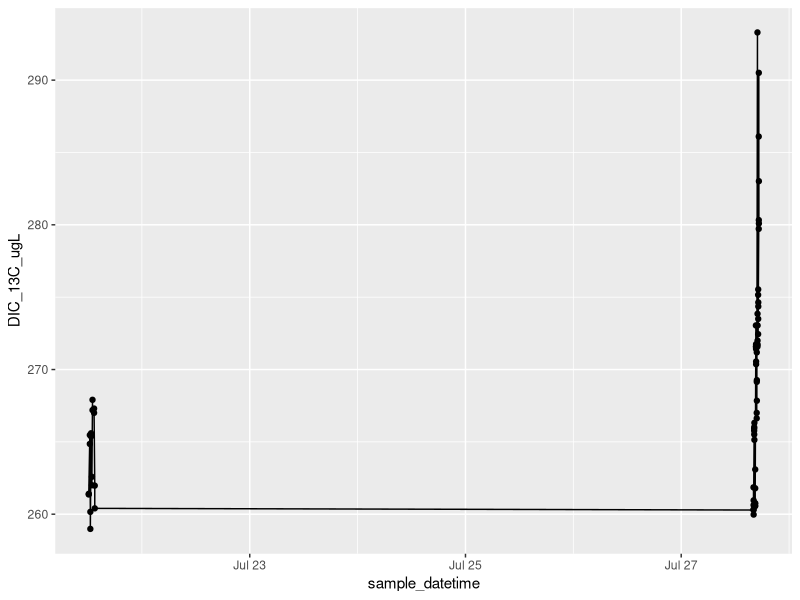
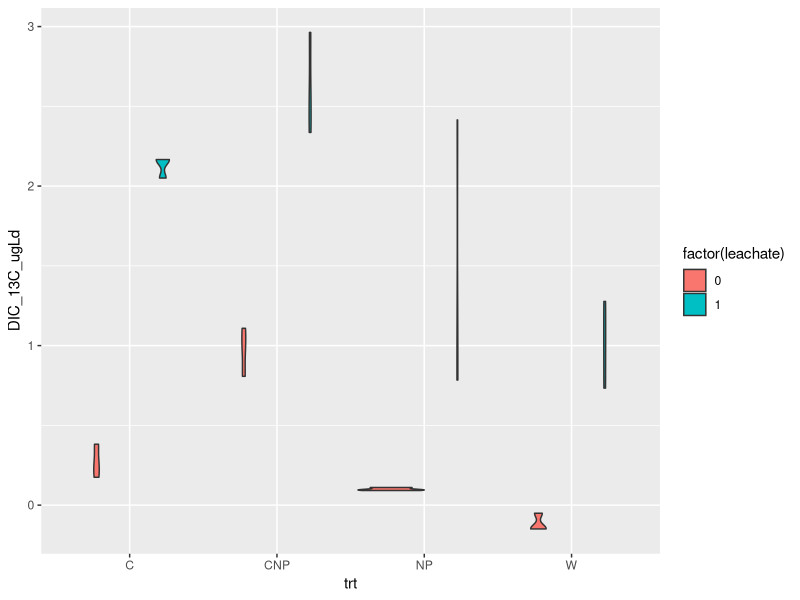
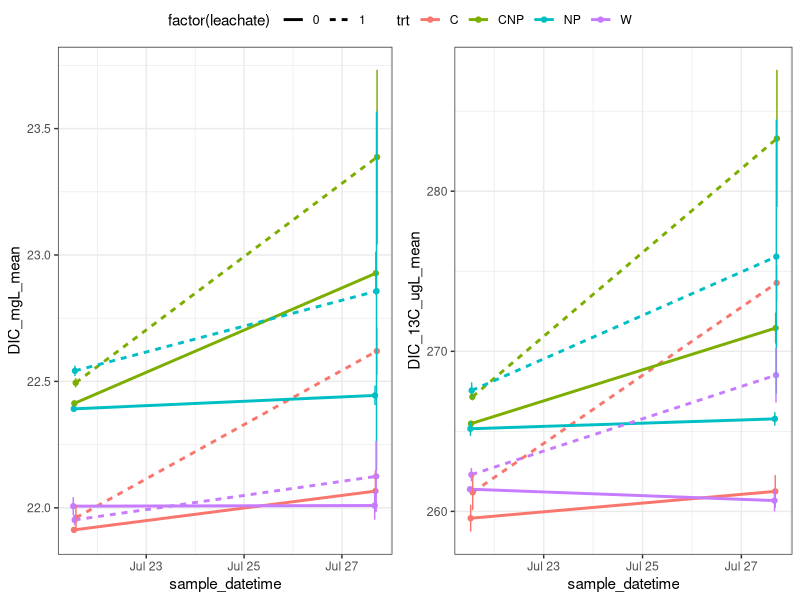
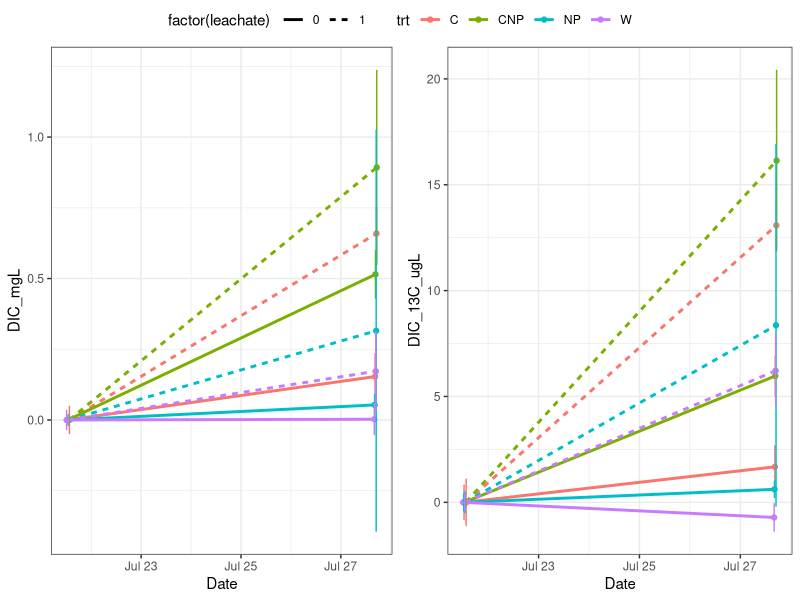
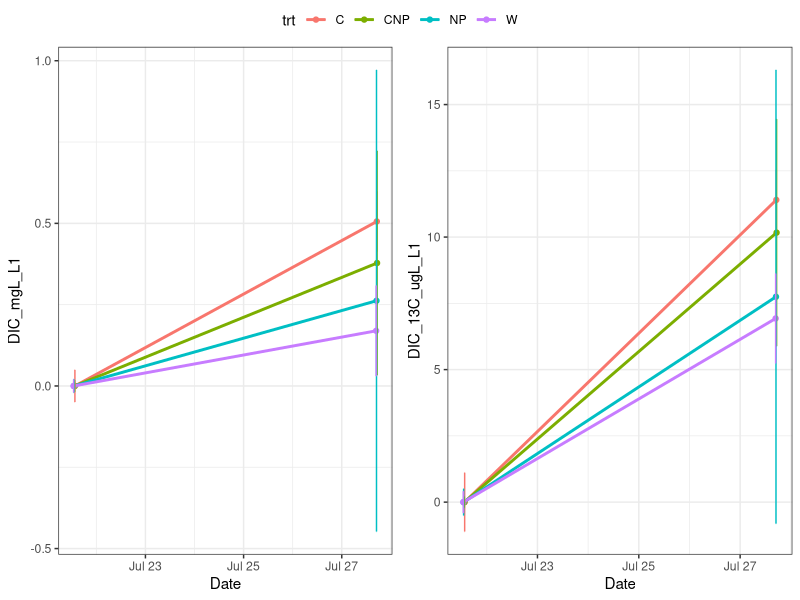
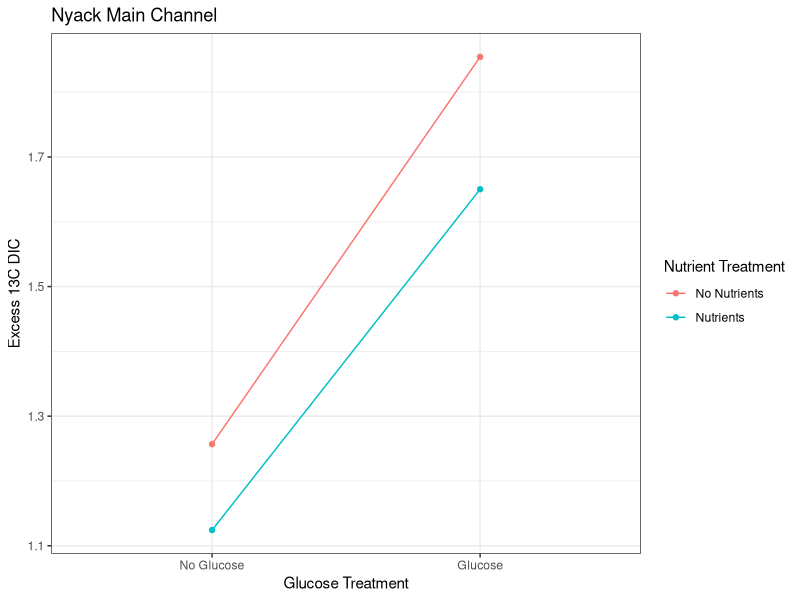
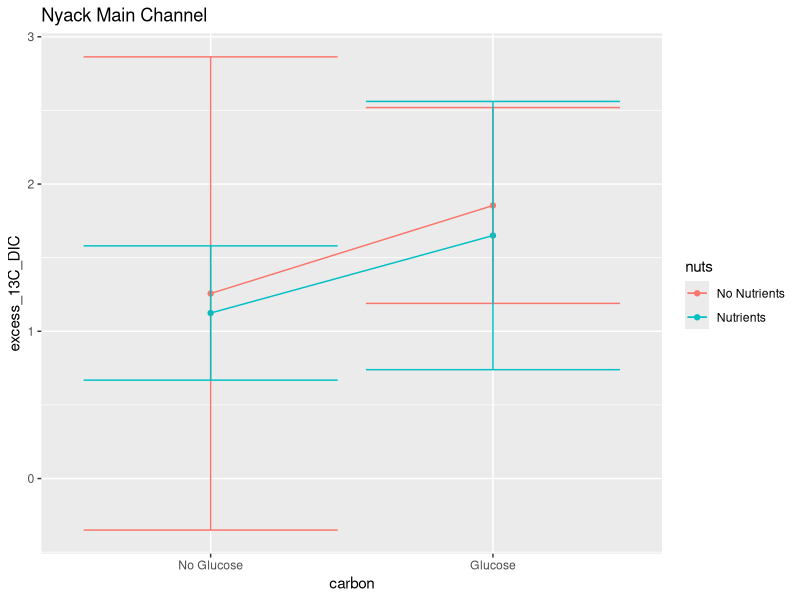

The R script that drew these images, in order:
library(tidyverse)
library(lubridate)
library(dplyr)


# setup ####
dat <- read_csv("data/Kirby_NyackMC/nmc_expt.csv")
alk <- read_csv('data/alkalinity/nmc_alkalinity.csv') %>%
    filter(!is.na(trt)) %>%
    mutate(date = as.Date(date, format = '%m/%d/%Y')) %>%
    select(-samplenum, -treatment, -vol_acid)
glimpse(dat)


# Functions ####
deltoAF<- function (del) {
  Rst<-0.0112372
  R<-(del/1000+1)*Rst
  AF<-R/(1+R)
  AF

}

AFtodel <- function (AF) {
  Rst<-0.0112372
  R<- AF/(1-AF)
  del<- (R/Rst-1)*1000

  del
}

DICfrom_C_A <- function(K1, K2, C, A){
  H_minus <- (((-K1*C))-sqrt(((K1*C)^2)-(4*-1*A*2*K1*K2*C)))/(2*-1*A)
  pH <- -1*log10(H_minus)
  B <- (K1*C)/H_minus
  Ca <- (K2*B)/H_minus
  D <- C + B + Ca
  A_check <- B + 2*Ca

  l <- list(H_minus, pH, C, B, Ca, D, A, A_check)
  names(l) <- c("H", "pH", "C", "B", "Ca", "D", "A","A check")
  DIC = l$D
  return(DIC)
}

# metadata ####
trts <- data.frame(Treatment = 1:8,
                   trt = c('W',  'NP', 'C', 'CNP','W',  'NP', 'C', 'CNP'),
                   leachate = c(0,0,0,0,1,1,1,1))

# add actual data for this part once we have DOC from Adam
c_source <- read_csv('data/DOC_stock_concentrations.csv')

# There is no clear pattern in the alkalinity data. Take an average:
alk <- alk %>% filter(final_pH > 4.3) %>%
    summarize(alk_meqL = mean(alk_meqL))

dat <- left_join(dat, trts, by = 'Treatment') %>%
    mutate(date = as.Date(sample_datetime))
    #left_join(alk, by = c('date', 'trt', 'leachate'))

# calculate DIC in the water ####
###testing DIC from pCO2-alk
###partial pressures of CO2 pCO2 in uatm
#alk <- 1.588 *10 ^(-3) # mol/L
# pCO2 <- 30 * 10^(-6) # mol/L
temp <- 273+21
K1 <- exp(290.9097-14554.21/(temp)-45.0575*log(temp))
K2 <- exp(207.6548-11843.79/(temp)-33.6485*log(temp))

# out <-DICfrom_C_A(K1=K1, K2=K2,C=pCO2,A=alk)
dat$DIC_molL <- DICfrom_C_A(K1, K2, dat$CO2_conc_umolL * 10^(-6),
                            alk$alk_meqL* 10^-3)
# dat$DIC_13molL <- DICfrom_C_A(K1, K2, dat$CO2_13C_umolL * 10^(-6), alk)
dat$DIC_mgL <- dat$DIC_molL*12.011*1000
# dat$AF = deltoAF(dat$delCO2)
dat$DIC_13C_umolL = dat$DIC_molL * dat$AF *10^6
dat$DIC_13C_ugL = dat$DIC_13C_umolL * 13


dat %>% dplyr::filter(!is.na(Treatment)) %>%
ggplot(aes(x = sample_datetime, y = DIC_13C_ugL))+
  geom_point() + geom_line()

# # Clean up data ####
# # Remove high time zero point:
# dat %>% filter(batch == 1, Treatment == 6)
# # It looks like the high one is syringe 8G. Check this in the notes.
#
# dat <- dat %>%
#     filter(!(batch == 1 & Syringe == '8G'),
#            !is.na(Treatment))


# filter to use only the start and end time points

dat_sum <- dat %>%
    group_by(batch, trt, leachate, replicate) %>%
    summarize(across(any_of(c('sample_datetime', 'delCO2', 'DIC_mgL',
                              'DIC_13C_ugL', 'alk_meqL')),
                     .fns = ~mean(., na.rm = T))) %>%
    ungroup()

bottle_dif <-
    dat_sum %>% select(-starts_with(c('delCO2', 'alk_meqL'))) %>%
    mutate(batch = case_when(batch == 1 ~ 'T0',
                             batch == 2 ~ 'T1'))%>%
    pivot_wider(names_from = c('batch', 'replicate'),
                values_from = c('sample_datetime', 'DIC_mgL', 'DIC_13C_ugL')) %>%
    rename_with(~sub('_NA$', '', .)) %>%
    mutate(across(starts_with('DIC_mgL_T1'), .fns = ~ . - DIC_mgL_T0),
           across(starts_with('DIC_13C_ugL_T1'), .fns = ~ . - DIC_13C_ugL_T0),
           across(starts_with('sample_datetime_T1'), .fns = ~ . - sample_datetime_T0)) %>%
    select(-ends_with('T0')) %>%
    pivot_longer(cols = ends_with(c('_A', '_B', '_C')),
                 names_to = c('.value', 'rep'),
                 names_sep = '_T1_') %>%
    mutate(sample_datetime = as.numeric(sample_datetime),
           DIC_ugLd = DIC_mgL/sample_datetime*1000,
           DIC_13C_ugLd = DIC_13C_ugL/sample_datetime) %>%
    select(-sample_datetime, -DIC_mgL, -DIC_13C_ugL) %>%
    mutate(site = "nyack_mc")

ggplot(bottle_dif, aes(trt, DIC_13C_ugLd, fill = factor(leachate))) +
    geom_violin()
write_csv(bottle_dif, 'data/DIC_change_by_bottle_nmc.csv')

dat_sum <- dat %>%
    select(-replicate) %>%
    group_by(batch, trt, leachate) %>%
    summarize(across(any_of(c('sample_datetime', 'delCO2', 'DIC_mgL',
                              'DIC_13C_ugL', 'alk_meqL')),
                     .fns = list(mean = ~mean(., na.rm = T),
                                 sd = ~sd(., na.rm = T)))) %>%
    rename(sample_datetime = sample_datetime_mean) %>%
    select(-sample_datetime_sd)

p12 <- ggplot(dat_sum, aes(sample_datetime, DIC_mgL_mean, col = trt, lty = factor(leachate)))+
    geom_point() + geom_line(size = 1) +
    geom_errorbar(aes(ymin = DIC_mgL_mean - DIC_mgL_sd,
                      ymax = DIC_mgL_mean + DIC_mgL_sd), lty = 1)+
    theme_bw()
p13 <- ggplot(dat_sum, aes(sample_datetime, DIC_13C_ugL_mean, col = trt, lty = factor(leachate)))+
    geom_point() + geom_line(size = 1) +
    geom_errorbar(aes(ymin = DIC_13C_ugL_mean - DIC_13C_ugL_sd,
                      ymax = DIC_13C_ugL_mean + DIC_13C_ugL_sd), lty = 1)+
    theme_bw()

png(filename = 'figures/nmc_expt_13CO2overtime.png',
    width = 8, height = 5, res = 300, units = 'in')
ggpubr::ggarrange(p12, p13, common.legend = T)
dev.off()

#removing baseline ####

dat_dif <- dat_sum %>% select(-starts_with(c('delCO2', 'alk_meqL'))) %>%
    mutate(batch = case_when(batch == 1 ~ 'T0',
                             batch == 2 ~ 'T1'))%>%
    rename(DIC_mgL = DIC_mgL_mean, DIC_13C_ugL = DIC_13C_ugL_mean) %>%
    pivot_wider(names_from = 'batch',
                values_from = c('sample_datetime', 'DIC_mgL', 'DIC_13C_ugL',
                                'DIC_mgL_sd', 'DIC_13C_ugL_sd')) %>%
    mutate(DIC_mgL_T1 = DIC_mgL_T1 - DIC_mgL_T0,
           DIC_mgL_T0 = DIC_mgL_T0 - DIC_mgL_T0,
           DIC_13C_ugL_T1 = DIC_13C_ugL_T1 - DIC_13C_ugL_T0,
           DIC_13C_ugL_T0 = DIC_13C_ugL_T0 - DIC_13C_ugL_T0) %>%
    pivot_longer(cols = ends_with(c('T0', 'T1')),
                 names_to = c('.value', 'time'),
                 names_sep = '_T')

#code to save figure(change expt name)
p12 <- ggplot(dat_dif, aes(sample_datetime, DIC_mgL, col = trt, lty = factor(leachate)))+
    geom_point() + geom_line(size = 1) +
    geom_errorbar(aes(ymin = DIC_mgL - DIC_mgL_sd,
                      ymax = DIC_mgL + DIC_mgL_sd), lty = 1)+
    xlab('Date') +theme_bw()
p13 <- ggplot(dat_dif, aes(sample_datetime, DIC_13C_ugL, col = trt, lty = factor(leachate)))+
    geom_point() + geom_line(size = 1) +
    geom_errorbar(aes(ymin = DIC_13C_ugL - DIC_13C_ugL_sd,
                      ymax = DIC_13C_ugL + DIC_13C_ugL_sd), lty = 1)+
    xlab('Date') +theme_bw()
png(filename = 'figures/nmc_expt_13CO2.png',
    width = 8, height = 5, res = 300, units = 'in')
ggpubr::ggarrange(p12, p13, common.legend = T)
dev.off()

saveRDS(p12, 'data/p12_nmc_DOC')
saveRDS(p13, 'data/p13_nmc_DOC')


#removing non-leachate treatment####
dat_lch <- dat_dif %>%
    mutate(leachate = case_when(leachate == 1 ~ 'L1',
                                leachate == 0 ~ 'L0'))%>%
    pivot_wider(names_from = 'leachate',
                values_from = c('sample_datetime', 'DIC_mgL', 'DIC_13C_ugL',
                                'DIC_mgL_sd', 'DIC_13C_ugL_sd')) %>%
    mutate(DIC_mgL_L1 = DIC_mgL_L1 - DIC_mgL_L0,
           DIC_13C_ugL_L1 = DIC_13C_ugL_L1 - DIC_13C_ugL_L0) %>%
    select(-ends_with('L0')) %>%
    rename(sample_datetime = sample_datetime_L1)
# pivot_longer(cols = ends_with(c('L0', 'L1')),
#              names_to = c('.value', 'time'),
#              names_sep = '_L')
#left_join(dat_dif, by = c('time'='time','trt'='trt'))



#code to save figure(change expt name)
p12 <- ggplot(dat_lch, aes(sample_datetime, DIC_mgL_L1, col = trt))+
    geom_point() + geom_line(size = 1) +
    geom_errorbar(aes(ymin = DIC_mgL_L1 - DIC_mgL_sd_L1,
                      ymax = DIC_mgL_L1 + DIC_mgL_sd_L1), lty = 1)+
    xlab('Date') +theme_bw()
p13 <- ggplot(dat_lch, aes(sample_datetime, DIC_13C_ugL_L1, col = trt))+
    geom_point() + geom_line(size = 1) +
    geom_errorbar(aes(ymin = DIC_13C_ugL_L1 - DIC_13C_ugL_sd_L1,
                      ymax = DIC_13C_ugL_L1 + DIC_13C_ugL_sd_L1), lty = 1)+
    xlab('Date') +theme_bw()
png(filename = 'figures/nmc_expt_13CO2change.png',
    width = 8, height = 5, res = 300, units = 'in')
ggpubr::ggarrange(p12, p13, common.legend = T)
dev.off()

dd <- dat_sum %>% select(-starts_with(c('delCO2', 'alk_meqL'))) %>%
    mutate(batch = case_when(batch == 1 ~ 'T0',
                             batch == 2 ~ 'T'))%>%
    rename(DIC_mgL = DIC_mgL_mean, DIC_13C_ugL = DIC_13C_ugL_mean) %>%
    pivot_wider(names_from = 'batch',
                values_from = c('sample_datetime', 'DIC_mgL', 'DIC_13C_ugL',
                                'DIC_mgL_sd', 'DIC_13C_ugL_sd')) %>%
    mutate(inc_time = sample_datetime_T - sample_datetime_T0,
           Delta_T = as.numeric(inc_time),
           Delta_DIC_ugLd = (DIC_mgL_T - DIC_mgL_T0)*1000/Delta_T,
           Delta_DIC_ugLd_sd = (DIC_mgL_sd_T + DIC_mgL_sd_T0)*1000/Delta_T,
           Delta_DIC_13_ugLd = (DIC_13C_ugL_T - DIC_13C_ugL_T0)/Delta_T,
           Delta_DIC_13_ugLd_sd = (DIC_13C_ugL_sd_T + DIC_13C_ugL_sd_T0)/Delta_T) %>%
    select(-ends_with(c('_T', '_T0')))

mutate(dd, AF = Delta_DIC_13_ugLd/(Delta_DIC_13_ugLd + Delta_DIC_ugLd),
       del = AFtodel(AF))

excess13CDIC <- dd %>% select( -inc_time) %>%
    pivot_wider(id_cols = trt, names_from = 'leachate',
                values_from = c('Delta_DIC_ugLd', 'Delta_DIC_13_ugLd',
                                'Delta_DIC_ugLd_sd', 'Delta_DIC_13_ugLd_sd')) %>%
    mutate(excess_13C_DIC = Delta_DIC_13_ugLd_1 - Delta_DIC_13_ugLd_0,
           excess_13C_sd = Delta_DIC_13_ugLd_sd_1 + Delta_DIC_13_ugLd_sd_0,
           excess_DIC = Delta_DIC_ugLd_1 - Delta_DIC_ugLd_0,
           excess_DIC_sd = Delta_DIC_ugLd_sd_1 + Delta_DIC_ugLd_sd_0) %>%
    select(-ends_with(c('_1','_0'))) %>%
    mutate(site = 'nyack_mc', .before = trt)

excess13CDIC$carbon = c('Glucose', 'Glucose', 'No Glucose', 'No Glucose')
excess13CDIC$carbon <- factor(excess13CDIC$carbon, levels = c('No Glucose','Glucose'))
excess13CDIC$nuts = c('No Nutrients', 'Nutrients', 'No Nutrients', 'Nutrients')
png(filename = 'figures/nmc_expt_13CDIC_pres.png',
    width = 5, height = 5, res = 300, units = 'in')
ggplot(excess13CDIC, aes(carbon, excess_13C_DIC, col = nuts,fill = nuts, group = nuts)) +
    geom_line() + geom_point() +
    # geom_ribbon(aes(ymin = excess_13C_DIC - excess_13C_sd,
    #                   ymax = excess_13C_DIC + excess_13C_sd),col = 'transparent', alpha = 0.2,
    #             outline.type = 'full')+
    ggtitle('Nyack Main Channel')+
    xlab('Glucose Treatment') +theme_bw()+
    ylab('Excess 13C DIC')+
    guides(color = guide_legend(title = "Nutrient Treatment"))+
    guides(fill = FALSE)
dev.off()

excess13CDIC$carbon = c('Glucose', 'Glucose', 'No Glucose', 'No Glucose')
excess13CDIC$carbon <- factor(excess13CDIC$carbon, levels = c('No Glucose','Glucose'))
excess13CDIC$nuts = c('No Nutrients', 'Nutrients', 'No Nutrients', 'Nutrients')
png(filename = 'figures/nmc_expt_13CDIC.png',
    width = 5, height = 5, res = 300, units = 'in')
ggplot(excess13CDIC, aes(carbon, excess_13C_DIC, col = nuts, group = nuts)) +
    geom_line() + geom_point() +
    geom_errorbar(aes(ymin = excess_13C_DIC - excess_13C_sd,
                      ymax = excess_13C_DIC + excess_13C_sd))+
    ggtitle('Nyack Main Channel')
dev.off()

write_csv(excess13CDIC, 'data/excessDIC_nmc.csv')

# write_csv(DIC_dataframe, "processed_CO2/experiment1_processed.csv")
# DIC <- read_csv('processed_CO2/experiment1_processed.csv')
#
# # calculate excess 13CDIC in each treatment ####
# sumDIC <- filter(DIC, time_interval %in% c('T0', 'T5')) %>%
#     select(time_interval, treatment, sample_datetime, DIC_molL, DIC_13C_umolL) %>%
#     group_by(time_interval, treatment) %>%
#     # summarize(across(.fns = list(mean = ~mean(.), sd = sd(.))))
#     summarize(sample_datetime = mean(sample_datetime),
#               DIC_molL = mean(DIC_molL),
#               DIC_13C_sd = sd(DIC_13C_umolL),
#               DIC_13C_umolL = mean(DIC_13C_umolL)) %>%
#     ungroup()
#
# DIC_table <- sumDIC %>%
#     mutate(excess_13C_DIC_umolL = DIC_13C_umolL - sumDIC$DIC_13C_umolL[sumDIC$time_interval == 'T0'],
#            excess_DIC_umolL = (DIC_molL - sumDIC$DIC_molL[sumDIC$time_interval == 'T0'])*10^6,
#            excess_13C_DIC_umolL_sd = DIC_13C_sd + sumDIC$DIC_13C_sd[sumDIC$time_interval == 'T0'])
#
#
# #creating excess accumulated 13C CO2 (from DIC) plot  ####
# # setwd('/Users/niko/Dropbox/leachate_linder/processed_CO2')
# # DIC_table <- read_csv('~/Dropbox/leachate_linder/processed_CO2/DIC_table.csv')
# DIC_table$nutrients <- c(0,0,1,0,1)
# DIC_table$sugar <- c(0,1,1,0,0)
# # DIC_table$DICXS <- DIC_table$DICXS*1000
# # DIC_table$STDev_T5 <- DIC_table$STDev_T5*1000
# # DIC_table$STDev_T0 <- DIC_table$STDev_T0*1000
# # DIC_table$STDev <- DIC_table$STDev_T0 + DIC_table$STDev_T5
#
# DIC_table <- slice(DIC_table, -1)
#
# plot(DIC_table$sugar[DIC_table$nutrients == 1],
#      DIC_table$excess_13C_DIC_umolL[DIC_table$nutrients == 1], type = 'b',
#      xlim = c(-0.25,1.25), ylim = c(0,1.5), pch = 15, col = 'blue',
#      xaxt = 'n', xlab = 'No Sugar                                         Sugar',
#      ylab = 'Accumulated Excess 13C CO2 (µg)')
#
#
# arrows(x0 = DIC_table$sugar[DIC_table$nutrients == 1],
#        y0 = DIC_table$excess_13C_DIC_umolL[DIC_table$nutrients == 1],
#        x1 = DIC_table$sugar[DIC_table$nutrients == 1],
#        y1 = DIC_table$excess_13C_DIC_umolL[DIC_table$nutrients == 1]+
#          DIC_table$excess_13C_DIC_umolL_sd[DIC_table$nutrients ==1], length = 0.1, angle = 90)
# arrows(x0 = DIC_table$sugar[DIC_table$nutrients == 1],
#       y0 = DIC_table$excess_13C_DIC_umolL[DIC_table$nutrients == 1],
#       x1 = DIC_table$sugar[DIC_table$nutrients == 1],
#       y1 = DIC_table$excess_13C_DIC_umolL[DIC_table$nutrients == 1]-
#         DIC_table$excess_13C_DIC_umolL_sd[DIC_table$nutrients ==1], angle = 90, length = 0.1)
#
# lines(DIC_table$sugar[DIC_table$nutrients == 0],
#       DIC_table$excess_13C_DIC_umolL[DIC_table$nutrients == 0],pch = 1, col = 'forestgreen')
# points(DIC_table$sugar[DIC_table$nutrients == 0],
#        DIC_table$excess_13C_DIC_umolL[DIC_table$nutrients == 0], pch = 15, col = 'forestgreen')
# arrows(x0 = DIC_table$sugar[DIC_table$nutrients == 0],
#        y0 = DIC_table$excess_13C_DIC_umolL[DIC_table$nutrients == 0],
#        x1 = DIC_table$sugar[DIC_table$nutrients == 0],
#        y1 = DIC_table$excess_13C_DIC_umolL[DIC_table$nutrients == 0]+
#          DIC_table$excess_13C_DIC_umolL_sd[DIC_table$nutrients ==0], length = 0.1, angle = 90)
# arrows(x0 = DIC_table$sugar[DIC_table$nutrients == 0],
#        y0 = DIC_table$excess_13C_DIC_umolL[DIC_table$nutrients == 0],
#        x1 = DIC_table$sugar[DIC_table$nutrients == 0],
#        y1 = DIC_table$excess_13C_DIC_umolL[DIC_table$nutrients == 0]-
#          DIC_table$excess_13C_DIC_umolL_sd[DIC_table$nutrients ==0], angle = 90, length = 0.1)
#
# legend('topleft', legend = c('Nutrients', 'No Nutrients'),
#        col = c('green', 'blue'), lty = c(1,1), pch = c(15, 15), border = NA)
#
# # plot(DIC_table$sample_datetime, dat$DIC_13C, type = 'b', pch = 15)
# lines(dat$sample_datetime)
#
# arrows()
